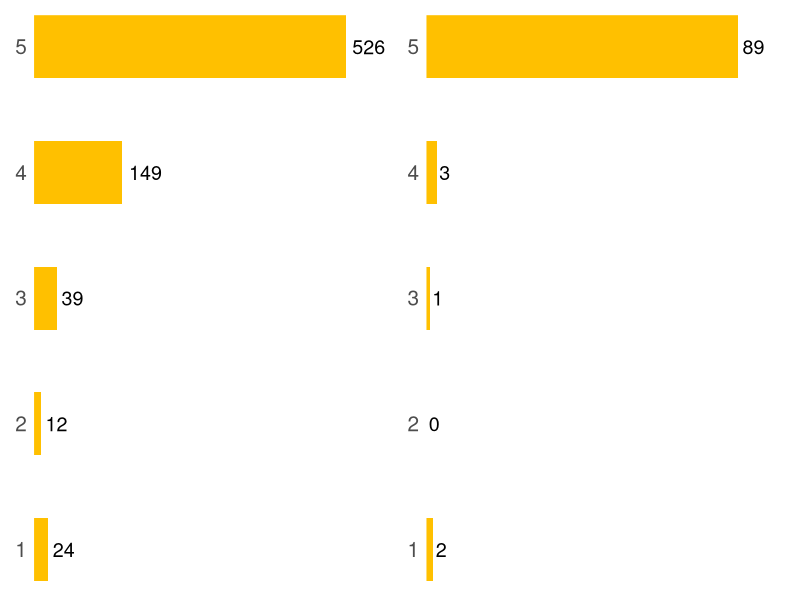

Write the R code that produced this figure.
## ---- chunk 1
#| echo: false
#| include: false

library(ggplot2)
library(patchwork)

pdf_file <- paste0(
    "https://github.com/estadisticaunr/estadistica-bayesiana/raw/pdf/trabajos_practicos/",
    paste0(sub("\\..*$", "", knitr::current_input()), ".pdf")
)
is_html <- knitr::is_html_output()
options("knitr.graphics.error" = FALSE)
captions <- list()
captions[["cafe"]] <- "El arte latte suele ser distintivo de las cafeterías de especialidad"
captions[["dirichlet"]] <- "Como los valores posibles del vector aleatorio tridimensional yacen en un plano, la distribución de probabilidad puede representarse gráficamente con facilidad "
## ---- chunk 2
#| echo: false
#| out-width: 70%
#| fig-align: center
#| fig-cap: !expr captions[["cafe"]]
if (is_html) knitr::include_graphics(file.path("imgs", "cafe.jpg"))
## ---- chunk 3
#| echo: false
#| include: false
# cantidad de califaciones para cada número de estrellas
arto <- data.frame(s = seq(5,1,-1), r = c(526, 149, 39, 12, 24))
orlan <- data.frame(s = seq(5,1,-1), r = c(89, 3, 1, 0, 2))
## ---- chunk 4
  #| warning: false
  #| echo: false
  #| fig-width: 12
  #| fig-height: 6
  #| fig-align: center
  #| fig-cap: !expr captions[["cafe"]]

p1 <- 
arto |>
  ggplot(aes(x=s,y=r)) +
  geom_bar(stat = "identity", 
           fill = "#FFC000", 
           width = 0.5) +
  geom_text(aes(label=r), hjust=-0.2, color="black", size=5)+
  coord_flip() +
  theme_minimal() +
  scale_x_continuous(expand=c(0,0)) +
  scale_y_continuous(expand=c(0,0),limits = c(0,max(arto$r*1.15))) +
  theme(axis.title = element_blank(),
        axis.text.y = element_text(size=15),
        axis.text.x = element_blank(),
        panel.grid = element_blank())

p2 <- 
orlan |>
  ggplot(aes(x=s,y=r)) +
  geom_bar(stat = "identity", 
           fill = "#FFC000", 
           width = 0.5) +
  geom_text(aes(label=r), hjust=-0.2, color="black", size=5)+
  coord_flip() +
  theme_minimal() +
  scale_x_continuous(expand=c(0,0)) +
  scale_y_continuous(expand=c(0,0),limits = c(0,max(orlan$r*1.15))) +
  theme(axis.title = element_blank(),
        axis.text.y = element_text(size=15),
        axis.text.x = element_blank(),
        panel.grid = element_blank())

p1+p2
## ---- chunk 5
#| echo: false
#| out-width: 70%
#| fig-align: center
#| fig-cap: !expr captions[["dirichlet"]]
if (is_html) knitr::include_graphics(file.path("imgs", "dirichlet.jpg"))
